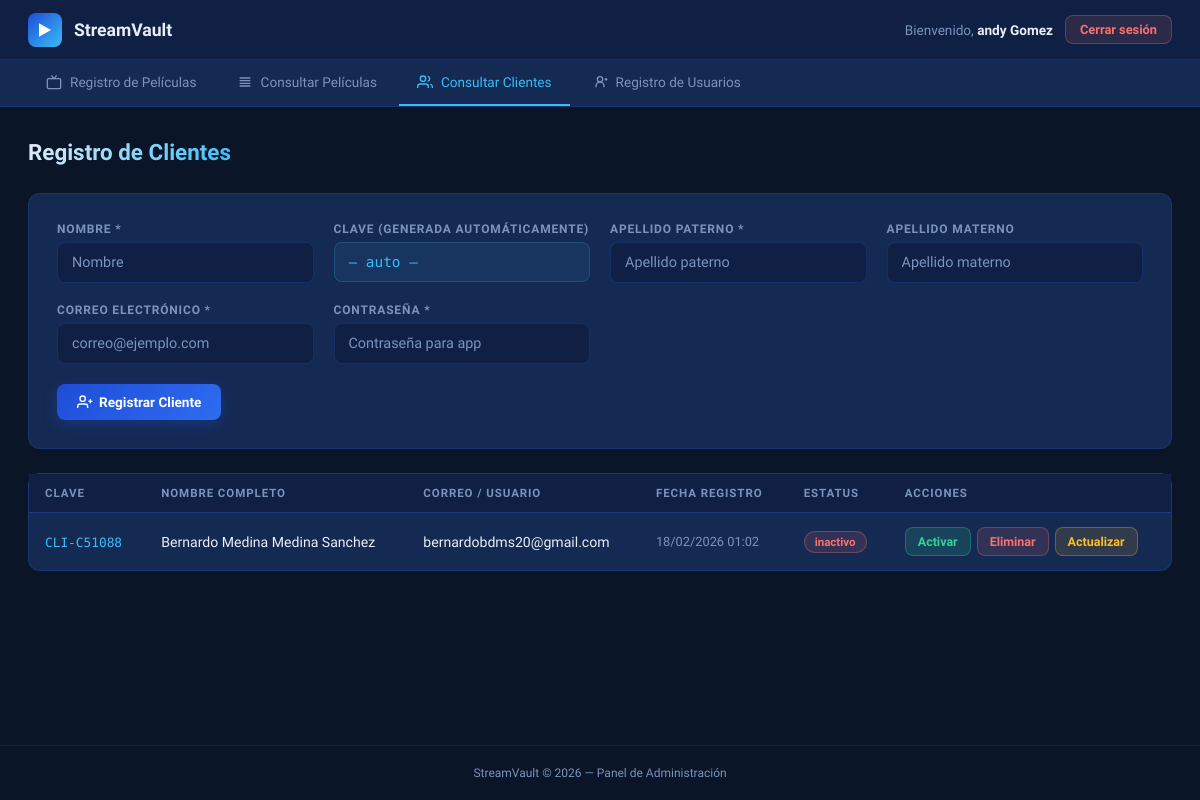
Screenshot of /clientes.php (signed in) with the database file from the repository.
### tables this page shows
CREATE TABLE `clientes` (
  `id` int(10) UNSIGNED NOT NULL,
  `clave` varchar(20) NOT NULL,
  `nombre` varchar(100) NOT NULL,
  `apellido_paterno` varchar(100) NOT NULL,
  `apellido_materno` varchar(100) DEFAULT NULL,
  `correo` varchar(255) NOT NULL,
  `password_hash` varchar(255) NOT NULL,
  `estatus` enum('activo','inactivo') NOT NULL DEFAULT 'activo',
  `created_at` timestamp NOT NULL DEFAULT current_timestamp(),
  `updated_at` timestamp NOT NULL DEFAULT current_timestamp() ON UPDATE current_timestamp()
);

### clientes.php (the view, shortened to what this page needs)
<?php
require_once __DIR__ . '/includes/header.php';
$db  = getDB();
$clientes = $db->query("SELECT id,clave,nombre,apellido_paterno,apellido_materno,correo,estatus,created_at FROM clientes ORDER BY created_at DESC")->fetchAll();
?>
<div class="main">
  <div class="section-header"><h2>Registro de Clientes</h2></div>
  <div class="card">
    <form method="POST">
      <div class="form-grid">
        <div class="form-group">
          <label>Nombre *</label>
          <input type="text" name="nombre" placeholder="Nombre" required>
        </div>
        <div class="form-group">
          <label>Clave (generada automáticamente)</label>
          <input type="text" value="— auto —" readonly>
        </div>
        <div class="form-group">
          <label>Apellido Paterno *</label>
          <input type="text" name="apellido_paterno" placeholder="Apellido paterno" required>
        </div>
        <div class="form-group">
          <label>Apellido Materno</label>
          <input type="text" name="apellido_materno" placeholder="Apellido materno">
        </div>
        <div class="form-group">
          <label>Correo electrónico *</label>
          <input type="email" name="correo" placeholder="correo@ejemplo.com" required>
        </div>
        <div class="form-group">
          <label>Contraseña *</label>
          <input type="password" name="password" placeholder="Contraseña para app" required>
        </div>
      </div>
      <div style="margin-top:20px;">
        <button type="submit" class="btn btn-primary">
          <svg width="16" height="16" fill="none" stroke="currentColor" stroke-width="2" viewBox="0 0 24 24">
            <path d="M16 21v-2a4 4 0 0 0-4-4H5a4 4 0 0 0-4 4v2"/><circle cx="8.5" cy="7" r="4"/>
            <line x1="20" y1="8" x2="20" y2="14"/><line x1="23" y1="11" x2="17" y2="11"/>
          </svg>
          Registrar Cliente
        </button>
      </div>
    </form>
  </div>
  <div class="card" style="padding:0;margin-top:8px;">
    <div class="table-wrap">
      <table>
        <thead>
          <tr>
            <th>Clave</th>
            <th>Nombre Completo</th>
            <th>Correo / Usuario</th>
            <th>Fecha Registro</th>
            <th>Estatus</th>
            <th>Acciones</th>
          </tr>
        </thead>
        <tbody>
        <?php foreach ($clientes as $c): ?>
        <tr>
          <td><code style="font-family:'DM Mono',monospace;font-size:0.8rem;color:var(--accent);"><?= htmlspecialchars($c['clave']) ?></code></td>
          <td><?= htmlspecialchars($c['nombre'].' '.$c['apellido_paterno'].' '.$c['apellido_materno']) ?></td>
          <td><?= htmlspecialchars($c['correo']) ?></td>
          <td style="font-size:0.8rem;color:var(--text-muted);"><?= date('d/m/Y H:i', strtotime($c['created_at'])) ?></td>
          <td><span class="badge badge-<?= $c['estatus']==='activo'?'active':'inactive' ?>"><?= $c['estatus'] ?></span></td>
          <td>
            <div class="td-actions">
              <form method="POST" style="display:contents;">
                <?php if ($c['estatus']==='inactivo'): ?>
                <button name="action" value="activar" class="btn btn-sm btn-success">Activar</button>
                <?php else: ?>
                <button name="action" value="inactivar" class="btn btn-sm btn-danger">Inactivar</button>
                <?php endif; ?>
                <button name="action" value="eliminar" class="btn btn-sm btn-danger"
                  onclick="return confirm('¿Eliminar este cliente?')">Eliminar</button>
              </form>
              <button class="btn btn-sm btn-warning"
                onclick="openEditModal(<?= $c['id'] ?>,'<?= htmlspecialchars($c['nombre'],ENT_QUOTES) ?>','<?= htmlspecialchars($c['apellido_paterno'],ENT_QUOTES) ?>','<?= htmlspecialchars($c['apellido_materno'],ENT_QUOTES) ?>','<?= htmlspecialchars($c['correo'],ENT_QUOTES) ?>')">
                Actualizar
              </button>
            </div>
          </td>
        </tr>
        <?php endforeach; ?>
        </tbody>
      </table>
    </div>
  </div>
</div>
<?php require_once __DIR__ . '/includes/footer.php'; ?>

### includes/header.php (style rules this page uses)
:root { --navy: #0a1628; --navy-mid: #0f2044; --navy-card: #152a52; --navy-light:#1a3362; --blue: #1e4dd8; --blue-bright:#2e6cf0; --accent: #38bdf8; --green: #34d399; --red: #f87171; --yellow: #fbbf24; --text: #e8eef8; --text-muted:#7a93bc; --border: rgba(46,108,240,0.2); --border-hover: rgba(46,108,240,0.5); --radius: 12px; }
* { box-sizing: border-box; margin: 0; padding: 0; }
body { font-family: 'Sora', sans-serif; background: var(--navy); color: var(--text); min-height: 100vh; display: flex; flex-direction: column; }
.main { flex: 1; padding: 32px 28px; max-width: 1200px; margin: 0 auto; width: 100%; }
.section-header { display: flex; align-items: center; justify-content: space-between; margin-bottom: 28px; }
.section-header h2 { font-size: 1.4rem; font-weight: 700; background: linear-gradient(135deg, var(--text), var(--accent)); -webkit-background-clip: text; -webkit-text-fill-color: transparent; }
.card { background: var(--navy-card); border: 1px solid var(--border); border-radius: var(--radius); padding: 28px; margin-bottom: 24px; }
.form-grid { display: grid; grid-template-columns: repeat(auto-fit, minmax(220px, 1fr)); gap: 20px; }
.form-group { display: flex; flex-direction: column; gap: 6px; }
.form-group label { font-size: 0.75rem; font-weight: 600; color: var(--text-muted); text-transform: uppercase; letter-spacing: 0.07em; }
.form-group input, .form-group select, .form-group textarea { padding: 11px 14px; background: var(--navy-mid); border: 1px solid var(--border); border-radius: 8px; color: var(--text); font-family: 'Sora', sans-serif; font-size: 0.9rem; outline: none; transition: border-color 0.2s, box-shadow 0.2s; }
.form-group input::placeholder, .form-group textarea::placeholder { color: var(--text-muted); }
.form-group input[readonly] { background: rgba(56,189,248,0.07); border-color: rgba(56,189,248,0.2); color: var(--accent); font-family: 'DM Mono', monospace; cursor: not-allowed; }
.btn { display: inline-flex; align-items: center; gap: 6px; padding: 10px 20px; border-radius: 8px; font-family:'Sora',sans-serif; font-size: 0.85rem; font-weight: 600; cursor: pointer; border: none; text-decoration: none; transition: all 0.15s; }
.btn-primary { background: linear-gradient(135deg,var(--blue),var(--blue-bright)); color:#fff; box-shadow: 0 4px 14px rgba(30,77,216,0.35); }
.btn-success { background: rgba(52,211,153,0.15); border:1px solid rgba(52,211,153,0.3); color:var(--green); }
.btn-danger { background: rgba(248,113,113,0.12); border:1px solid rgba(248,113,113,0.3); color:var(--red); }
.btn-warning { background: rgba(251,191,36,0.12); border:1px solid rgba(251,191,36,0.3); color:var(--yellow); }
.btn-sm { padding: 6px 12px; font-size: 0.78rem; }
.table-wrap { overflow-x: auto; }
table { width: 100%; border-collapse: collapse; }
thead th { background: var(--navy-mid); padding: 12px 16px; font-size: 0.72rem; font-weight: 600; text-transform: uppercase; letter-spacing: 0.08em; color: var(--text-muted); text-align: left; border-bottom: 1px solid var(--border); }
tbody td { padding: 14px 16px; border-bottom: 1px solid rgba(46,108,240,0.08); font-size: 0.88rem; color: var(--text); vertical-align: middle; }
tbody tr:last-child td { border-bottom: none; }
.td-actions { display: flex; gap: 6px; flex-wrap: wrap; }
.badge { display: inline-block; padding: 3px 10px; border-radius: 20px; font-size: 0.72rem; font-weight: 600; }
.badge-inactive { background: rgba(248,113,113,0.12); color: var(--red); border: 1px solid rgba(248,113,113,0.3); }

### rows the page displays
clientes: clave "CLI-C51088", nombre+apellido_paterno+apellido_materno "Bernardo Medina Medina Sanchez", correo "bernardobdms20@gmail.com", created_at "18/02/2026 01:02", estatus "inactivo", shows "Activar"

### other values shown
$_SESSION['admin_nombre'] "andy Gomez"
